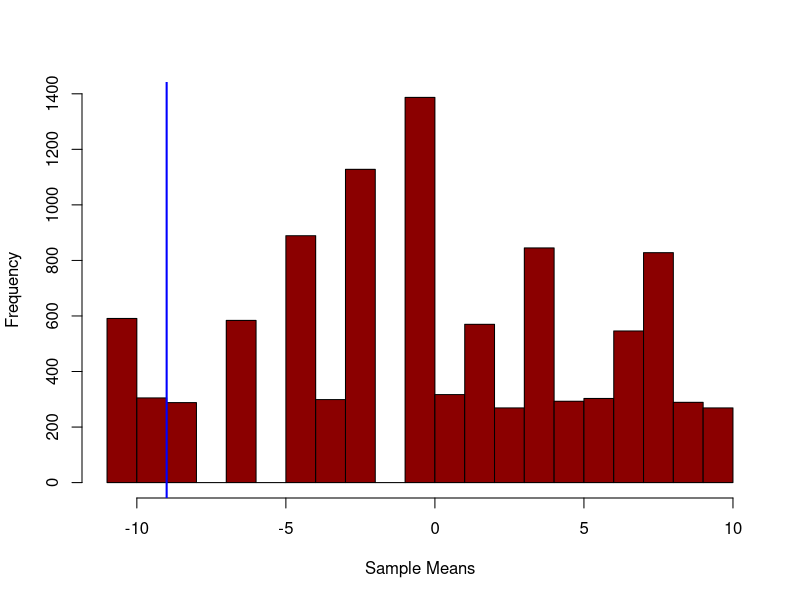

Write R code to recreate this figure.
## ---- chunk 1
observed.treatment.sample <- c(19,22,25,26) #the observed scores for the treatment group
observed.control.sample <- c(23,33,40) #the observed scores for the control group
## ---- chunk 2
observed.mean.difference <- mean(observed.treatment.sample) - mean(observed.control.sample)
observed.mean.difference #the mean difference between the two observed groups
## ---- chunk 3
whole.sample <- c(observed.treatment.sample,observed.control.sample) #put together the two samples
random.mean.differences <- vector() #this vector will be containing the mean differences of each loop iteration
## ---- chunk 4
for (i in 1:10000) { #compute 10000 times random differences in the whole sample
  
  random.sample <- sample(whole.sample) #randomized the whole sample
  random.treatment.sample <- random.sample[1:4] #selected new random treatment sample
  random.control.sample <- random.sample[5:7] #selected new random control sample
  #for each iteration of the loop, the new mean difference is added to the vector
  random.mean.differences <- c(random.mean.differences, 
                               mean(random.treatment.sample)-
                                 mean(random.control.sample)) 
  
  
}
## ---- chunk 5
hist(random.mean.differences, main = "", xlab = "Sample Means", prob = F, col = "darkred")
abline(v = observed.mean.difference, col = "blue", lwd = 2) #the observed value on the histogram
## ---- chunk 6
p.value.ot <- 1-sum(observed.mean.difference < random.mean.differences) / length(random.mean.differences)
p.value.tt <- 1-sum(abs(observed.mean.difference) > abs(random.mean.differences)) / length(random.mean.differences)

p.value.ot #one-tailed
## ---- chunk 7
p.value.tt #two-tailed
